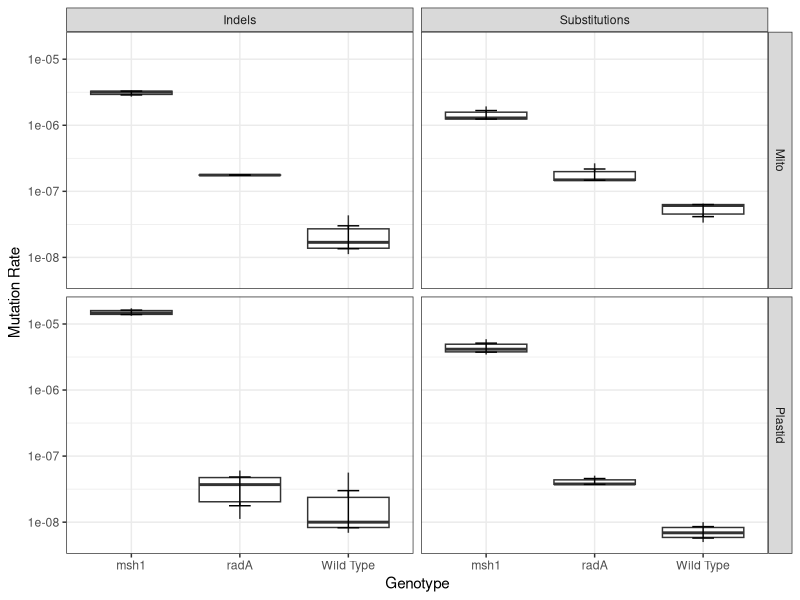

This chart was generated by the following R code:
## ---- chunk 1
knitr::opts_chunk$set(echo = TRUE)
## ---- chunk 2
library(knitr)
library(tidyverse)
library(ggplot2)
library(readxl)
library(ggpubr)

MutationRates = read_csv("MutationRate.csv")

MutationRates %>%
  ggplot(aes(x = Genotype, y = MutationRate)) +
  geom_boxplot() +
  #stat_summary(fun = mean, geom = "bar") +
  stat_summary(fun.data = mean_se, geom = "errorbar", width = 0.2) +
  facet_grid(Genome ~ MutationType) +
  labs(y = "Mutation Rate") +
  scale_y_log10() +
  theme_bw()
